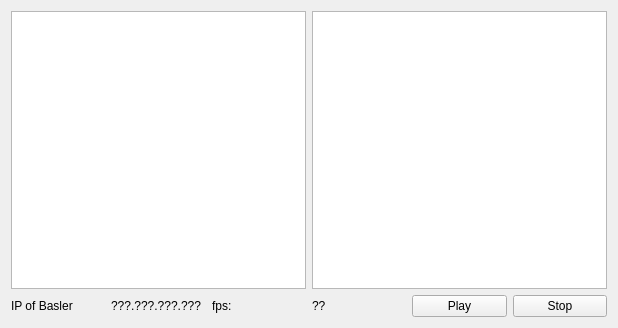
<?xml version="1.0" encoding="UTF-8"?>
<ui version="4.0">
 <class>Form</class>
 <widget class="QWidget" name="Form">
  <property name="geometry">
   <rect>
    <x>0</x>
    <y>0</y>
    <width>618</width>
    <height>328</height>
   </rect>
  </property>
  <property name="windowTitle">
   <string>Form</string>
  </property>
  <layout class="QHBoxLayout" name="horizontalLayout_3">
   <item>
    <layout class="QVBoxLayout" name="verticalLayout">
     <property name="sizeConstraint">
      <enum>QLayout::SetMaximumSize</enum>
     </property>
     <item>
      <layout class="QHBoxLayout" name="horizontalLayout">
       <property name="sizeConstraint">
        <enum>QLayout::SetMaximumSize</enum>
       </property>
       <item>
        <widget class="ImageView" name="RawImg"/>
       </item>
       <item>
        <widget class="ImageView" name="FaiImg"/>
       </item>
      </layout>
     </item>
     <item>
      <layout class="QHBoxLayout" name="horizontalLayout_2">
       <item>
        <widget class="QLabel" name="label_2">
         <property name="text">
          <string>IP of Basler</string>
         </property>
        </widget>
       </item>
       <item>
        <widget class="QLabel" name="label_ip">
         <property name="text">
          <string>???.???.???.???</string>
         </property>
        </widget>
       </item>
       <item>
        <widget class="QLabel" name="label">
         <property name="text">
          <string>fps:</string>
         </property>
        </widget>
       </item>
       <item>
        <widget class="QLabel" name="label_fps">
         <property name="text">
          <string>??</string>
         </property>
        </widget>
       </item>
       <item>
        <widget class="QPushButton" name="pushButton_play">
         <property name="text">
          <string>Play</string>
         </property>
        </widget>
       </item>
       <item>
        <widget class="QPushButton" name="pushButton_stop">
         <property name="text">
          <string>Stop</string>
         </property>
        </widget>
       </item>
      </layout>
     </item>
    </layout>
   </item>
  </layout>
 </widget>
 <customwidgets>
  <customwidget>
   <class>ImageView</class>
   <extends>QGraphicsView</extends>
   <header>pyqtgraph</header>
  </customwidget>
 </customwidgets>
 <resources/>
 <connections/>
</ui>
